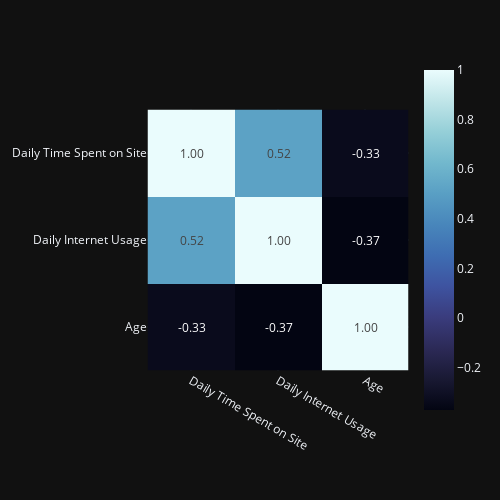

Here is the notebook cell this chart was saved with:
### Markdown cell above
### Multivariate

### Code cell
hm = df[to_plot].corr()
fig = px.imshow(hm, text_auto=".2f", color_continuous_scale='ice',
                template='plotly_dark',width=500,height=500)
fig.show()

### Figure 1 — Plotly figure (JSON) as saved in the notebook; plotly's stock layout.template omitted (floating-point values rounded to 4 significant figures)
{"data": [{"coloraxis": "coloraxis", "hovertemplate": "x: %{x}<br>y: %{y}<br>color: %{z}<extra></extra>", "name": "0", "texttemplate": "%{z:.2f}", "type": "heatmap", "x": ["Daily Time Spent on Site", "Daily Internet Usage", "Age"], "xaxis": "x", "y": ["Daily Time Spent on Site", "Daily Internet Usage", "Age"], "yaxis": "y", "z": [[1, 0.5183, -0.3314], [0.5183, 1, -0.3705], [-0.3314, -0.3705, 1]]}], "layout": {"coloraxis": {"colorscale": [[0, "rgb(3, 5, 18)"], [0.09091, "rgb(25, 25, 51)"], [0.1818, "rgb(44, 42, 87)"], [0.2727, "rgb(58, 60, 125)"], [0.3636, "rgb(62, 83, 160)"], [0.4545, "rgb(62, 109, 178)"], [0.5455, "rgb(72, 134, 187)"], [0.6364, "rgb(89, 159, 196)"], [0.7273, "rgb(114, 184, 205)"], [0.8182, "rgb(149, 207, 216)"], [0.9091, "rgb(192, 229, 232)"], [1, "rgb(234, 252, 253)"]]}, "height": 500, "margin": {"t": 60}, "width": 500, "xaxis": {"anchor": "y", "constrain": "domain", "domain": [0, 1], "scaleanchor": "y"}, "yaxis": {"anchor": "x", "autorange": "reversed", "constrain": "domain", "domain": [0, 1]}}}
